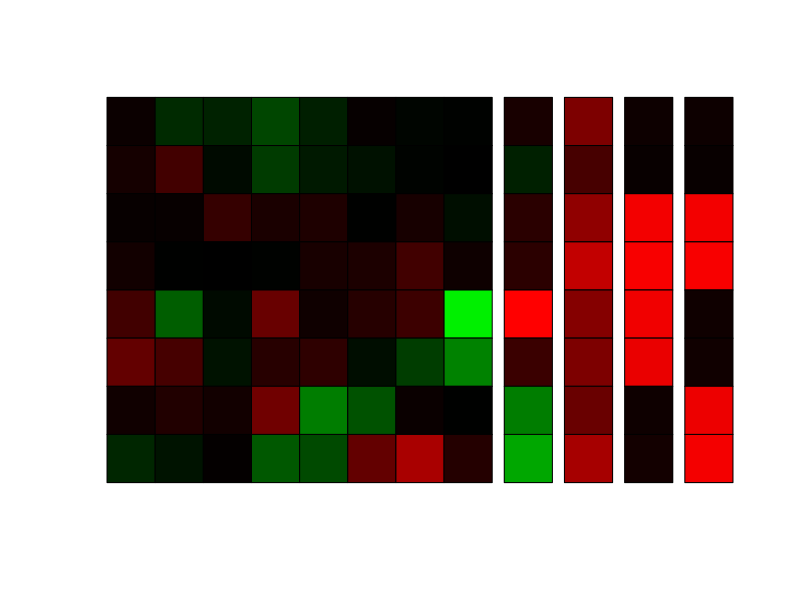

The R source for this figure:
num_g <- 8

data <- read.table("regi_genotypes.txt")
max_value_g <- 5
max_value_b <- max(abs(data[,(num_g+2):(1+num_g+num_g**2)]))
max_value_e <- max(abs(data[,(num_g+2+num_g**2):(1+2*num_g+num_g**2)]))

row <- 2001

subdata <- data[row, -1]

#postscript("tmp.eps", width = 3.8, height=2.9)
plot(NA, xlim=c(0, num_g + 5.0), ylim=c(0, num_g), axes=F, ann=F)

if(num_g > 0){
  for(j in 1:num_g){
    color <- rgb(subdata[j]/max_value_g, 0, 0)
    #polygon(c(j-1, j-1, j, j), c(-1.5, -0.5, -0.5, -1.5), col=color)
    polygon(c(num_g+1.5, num_g+1.5, num_g+2.5, num_g+2.5), c(num_g-j, num_g-j+1, num_g-j+1, num_g-j), col=color)
  }
}

for(j in 0:(num_g - 1)){
  for(k in 0:(num_g - 1)){
    index <- num_g + j * num_g + k + 1
    if(subdata[index] < 0){
      color <- rgb(0, -subdata[index]/max_value_b, 0)
    }else{
      color <- rgb(subdata[index]/max_value_b, 0, 0)
    }
    polygon(c(k, k, k+1, k+1), c(num_g-j, num_g-j-1, num_g-j-1, num_g-j), col=color)
  }
}

for(j in 1:num_g){
  index <- num_g + num_g ** 2 + j
  if(subdata[index] < 0){
    color <- rgb(0, -subdata[index]/max_value_e, 0)
  }else{
    color <- rgb(subdata[index]/max_value_e, 0, 0)
  }
  polygon(c(num_g+0.25, num_g+0.25, num_g+1.25, num_g+1.25), c(num_g-j, num_g-j+1, num_g-j+1, num_g-j), col=color)
  #polygon(c(j-1, j-1, j, j), c(-1.5, -0.5, -0.5, -1.5), col=color)
}

for(j in 1:num_g){
  index <- num_g + num_g ** 2 + num_g + j
  if(subdata[index] < 0){
    color <- rgb(0, -subdata[index]/max_value_g, 0)
  }else{
    color <- rgb(subdata[index]/max_value_g, 0, 0)
  }
  polygon(c(num_g+2.75, num_g+2.75, num_g+3.75, num_g+3.75), c(num_g-j, num_g-j+1, num_g-j+1, num_g-j), col=color)
  #polygon(c(j-1, j-1, j, j), c(-1.5, -0.5, -0.5, -1.5), col=color)
}

for(j in 1:num_g){
  index <- num_g + num_g ** 2 + 2*num_g + j
  if(subdata[index] < 0){
    color <- rgb(0, -subdata[index]/max_value_g, 0)
  }else{
    color <- rgb(subdata[index]/max_value_g, 0, 0)
  }
  polygon(c(num_g+4, num_g+4, num_g+5, num_g+5), c(num_g-j, num_g-j+1, num_g-j+1, num_g-j), col=color)
  #polygon(c(j-1, j-1, j, j), c(-1.5, -0.5, -0.5, -1.5), col=color)
}

#dev.off()


print(data[row, 1])
print(max(abs(data[,(num_g+2):(1+num_g+num_g**2)])))
print(max(abs(data[,(num_g+2+num_g**2):(1+2*num_g+num_g**2)])))

